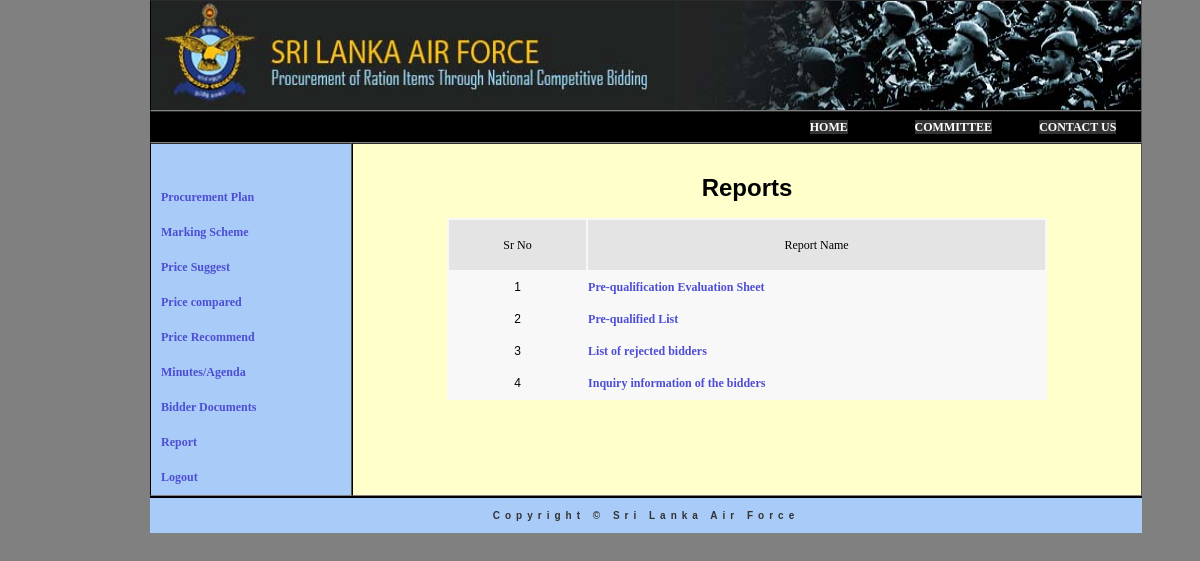
The page /admin/TEC/Reports.php on the database its author committed.
### tables this page shows
CREATE TABLE IF NOT EXISTS `report` (
  `reportID` int(3) NOT NULL AUTO_INCREMENT,
  `reComName` varchar(10) NOT NULL,
  `reportName` varchar(35) NOT NULL,
  `docPath` varchar(50) NOT NULL,
  `date` varchar(25) NOT NULL,
  PRIMARY KEY (`reportID`)
);

### admin/TEC/Reports.php (the view, shortened to what this page needs)
<!DOCTYPE html PUBLIC "-//W3C//DTD XHTML 1.0 Transitional//EN" "http://www.w3.org/TR/xhtml1/DTD/xhtml1-transitional.dtd">
<html xmlns="http://www.w3.org/1999/xhtml">
<head>
<link href="../../include/MyStyle.css" rel="stylesheet" type="text/css" media="all" />
<link href="../../SpryAssets/SpryMenuBarHorizontal.css" rel="stylesheet" type="text/css" />
</head>
<body>
<table width="990" border="1" cellspacing="0" cellpadding="0" class="maintable" bgcolor="#FFFF99">
  <tr >
      <td  colspan="3"  height="109" bgcolor="#FCC314"><img src="../../images/new.jpg" width="990" height="109"></td>
  </tr>
  <tr>
    <td  colspan="3" height="30" align="center"  bgcolor="#000000">
	<?php
	include("include_BaseMainmenu.php");
	?>
</td>
  </tr>
  <tr>
    <td width="200" valign="top">
	<?php
	include("include_tecSubMenu.php");
	?>
	</td>
    <td width="790" valign="top" align="left" bgcolor="#FFFFCC">
    <br/><h1 align="center">Reports</h1>
 <?php
include("../../Include_Connection.php");
 $sql = "SELECT * FROM report WHERE reComName='TEC'";
 $result = mysql_query($sql, $conn) or die(mysql_error());
  ?>
   <table width="600" border="0" cellpadding="0" align="center" class="subtable">
   <tr>
    <td width="30" class="tableBg1" height="50" align="center">Sr No</td>
    <td width="100" class="tableBg1" align="center" >Report Name</td>
  </tr>
 <?php
$b=0;
 while ($newArray = mysql_fetch_array($result))
 {$b++;
?>
  <tr >
    <td height="30"  align="center"><?php echo $b ?></td>
     <td><a href="../report/<?php echo $newArray['docPath']; ?>" target="_new"><?php echo $newArray['reportName']; ?> </a></td>
  </tr>
	<?PHP  } ?>
</table>
  <tr>
    <td colspan="3" align="center" class="copyr" height="35"> Copyright &copy; Sri Lanka Air Force</td>
  </tr>
</table>
</body>
</html>

### include/MyStyle.css (style rules this page uses)
body { font-family: Georgia, "Times New Roman", Times, serif; font-size: 12px; background-color:#808080 ; margin-top: 0px; margin-right: 0px; margin-bottom: 0px; margin-left: 150px; }
img { background-color: #E5E5E5; border:; }
.copyr { font-family: Verdana, Geneva, sans-serif; font-size: 10px; font-style: normal; font-weight: bold; font-variant: normal; color: #333; text-decoration: none; letter-spacing: 5px; border-top-width: 2px; border-right-width: 0px; border-bottom-width: 0px; border-left-width: 0px; border-top-color: #000; border-right-color: #000; border-bottom-color: #000; border-left-color: #000; }
.maintable { font-family: Verdana, Geneva, sans-serif; font-size: 12px; color: #000; margin: 0px; border-top-width: 0px; border-right-width: 0px; border-bottom-width: 0px; border-left-width: 0px; border-top-style: none; border-right-style: solid; border-bottom-style: none; border-left-style: solid; border-right-color: #000; border-left-color: #000; background-color: #A8CBF7; }
.subtable { font-family: Verdana, Geneva, sans-serif; font-size: 12px; background-color: #F8F8F8; border-top-color: #000; border-right-color: #000; border-bottom-color: #000; border-left-color: #000; border-top-width: 0px; border-right-width: 0px; border-bottom-width: 0px; border-left-width: 0px; }
a { font-family: Georgia, "Times New Roman", Times, serif; font-size: 12px; font-weight: bold; color: #4E4ED3; text-decoration: none; }
.tableBg1 { font-family: Georgia, "Times New Roman", Times, serif; color: #000; background-color: #E4E4E4; }

### rows shown on the page
report: reportName "Pre-qualification Evaluation Sheet"
report: reportName "Pre-qualified List"
report: reportName "List of rejected bidders"
report: reportName "Inquiry information of the bidders"
